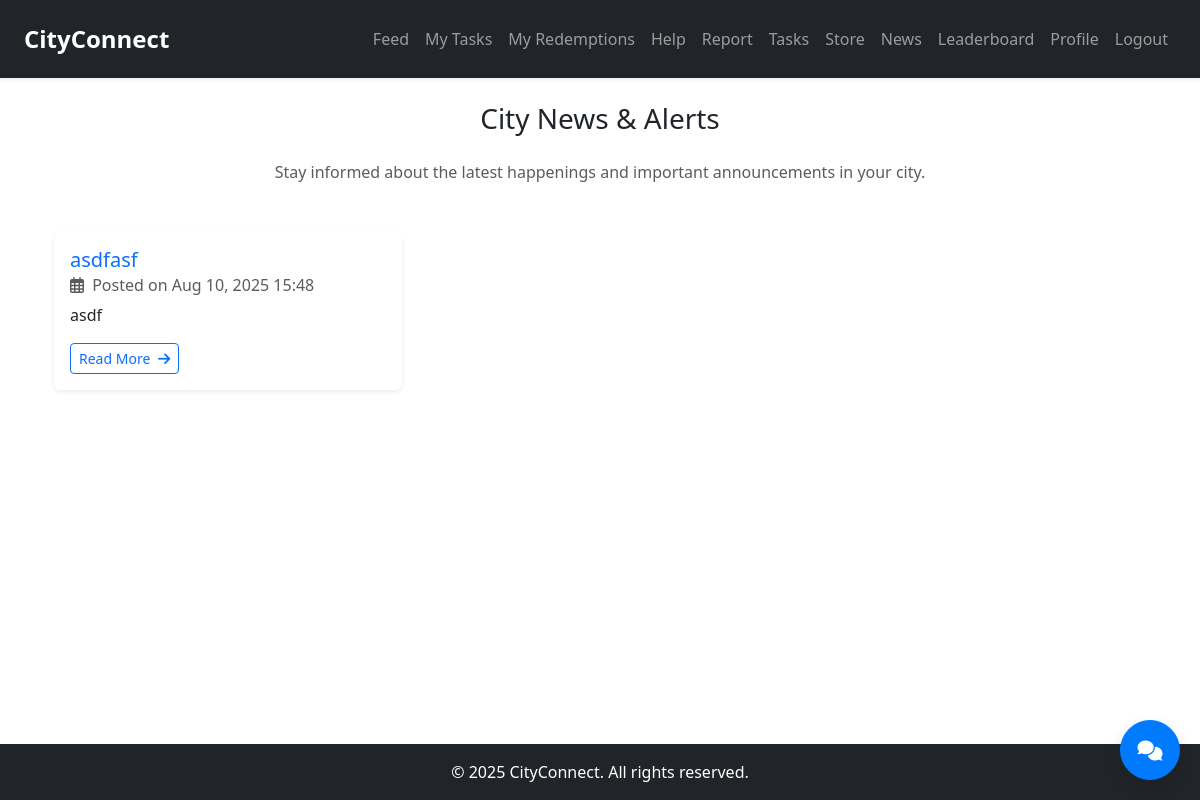
The page /news/ (signed in) on the database its author committed.
### core/models.py (models this page shows, shortened)
class News(models.Model):
    title = models.CharField(max_length=200)
    content = models.TextField()
    created_by = models.ForeignKey(User, on_delete=models.SET_NULL, null=True)
    created_at = models.DateTimeField(auto_now_add=True)

### core/views.py (the view)
# urls.py: path('news/', views.news_view, name='news'),
@login_required
def news_view(request):
    news_items = News.objects.order_by('-created_at')
    return render(request, 'core/news.html', {'news_items': news_items})

### core/context_processors.py (called while the page is built)
def notification_counts(request):
    if request.user.is_authenticated:
        pending_tasks = Task.objects.filter(user=request.user, is_verified=False).count()
    else:
        pending_tasks = 0
    return {
        'pending_tasks': pending_tasks,
        'pending_redemptions': 0, # Removed from core context, handled by store app
    }

### core/templates/core/news.html (shortened to what this page needs)
{% extends 'core/base.html' %}
{% block content %}
<div class="container">
    <h3 class="mb-4 text-center">City News & Alerts</h3>
    <p class="text-center text-muted mb-5">Stay informed about the latest happenings and important announcements in your city.</p>
    {% if news_items %}
    <div class="row row-cols-1 row-cols-md-2 row-cols-lg-3 g-4">
        {% for item in news_items %}
        <div class="col">
            <div class="card h-100 shadow-sm border-0">
                <div class="card-body d-flex flex-column">
                    <h5 class="card-title text-primary">{{ item.title }}</h5>
                    <h6 class="card-subtitle mb-2 text-muted">
                        <i class="far fa-calendar-alt me-1"></i> Posted on {{ item.created_at|date:"M d, Y H:i" }}
                    </h6>
                    <p class="card-text flex-grow-1">
                        {{ item.content|truncatechars:150 }}
                    </p>
                    <div class="mt-auto">
                        <button type="button" class="btn btn-outline-primary btn-sm"
                                data-bs-toggle="modal" data-bs-target="#newsDetailModal"
                                hx-get="{% url 'news_detail_modal' item.id %}"
                                hx-target="#newsDetailModalBody"
                                hx-swap="innerHTML">
                            Read More <i class="fas fa-arrow-right ms-1"></i>
                        </button>
                    </div>
                </div>
            </div>
        </div>
        {% endfor %}
    </div>
    {% else %}
    <div class="alert alert-info text-center mt-5" role="alert">
        No news or alerts available at this time. Check back soon!
    </div>
    {% endif %}
</div>
{% endblock %}

### core/templates/core/base.html (style rules this page uses)
body { display: flex; flex-direction: column; min-height: 100vh; }

### rows shown on the page
News: title "asdfasf", created_at "Aug 10, 2025 15:48", content "asdf"
